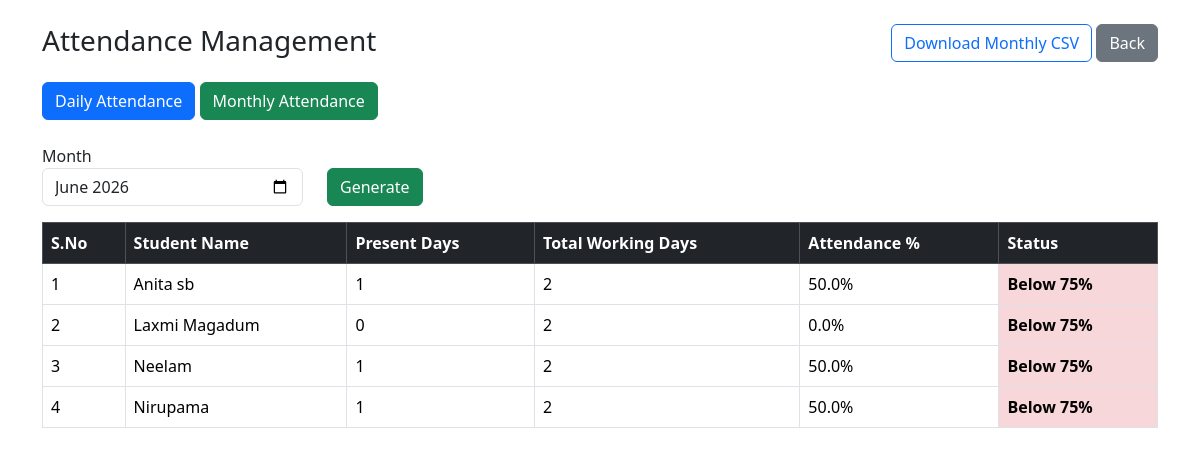
The page /attendance_record?period=monthly on the database its author committed.
### tables this page shows
CREATE TABLE students (
                    id INTEGER PRIMARY KEY AUTOINCREMENT,
                    name TEXT NOT NULL,
                    roll TEXT,
                    class TEXT,
                    section TEXT,
                    reg_no TEXT,
                    created_at TEXT
                );

### app.py (the view, shortened to what this page needs)
@app.route("/attendance_record", methods=["GET"])
def attendance_record():
    period = request.args.get("period", "daily")
    conn = sqlite3.connect(DB_PATH)
    c = conn.cursor()
    month = request.args.get(
        "month",
        datetime.date.today().strftime("%Y-%m")
    )
    c.execute("""
        SELECT id,name
        FROM students
        ORDER BY name
    """)
    students = c.fetchall()
    c.execute("""
        SELECT COUNT(DISTINCT DATE(timestamp))
        FROM attendance
        WHERE strftime('%Y-%m', timestamp)=?
    """, (month,))
    working_days = c.fetchone()[0]
    if working_days == 0:
        working_days = 1
    monthly_data = []
    for student in students:
        sid = student[0]
        name = student[1]
        c.execute("""
            SELECT COUNT(DISTINCT DATE(timestamp))
            FROM attendance
            WHERE student_id=?
            AND strftime('%Y-%m', timestamp)=?
        """, (sid, month))
        present_days = c.fetchone()[0]
        percentage = round(
            (present_days / working_days) * 100,
            2
        )
        monthly_data.append({
            "name": name,
            "present_days": present_days,
            "total_days": working_days,
            "percentage": percentage
        })
    conn.close()
    return render_template(
        "attendance_record.html",
        period="monthly",
        monthly_data=monthly_data,
        month=month
    )

### templates/attendance_record.html (shortened to what this page needs)
<!doctype html>
<html>
<head>
<link href="https://cdn.jsdelivr.net/npm/bootstrap@5.3.1/dist/css/bootstrap.min.css" rel="stylesheet">
</head>
<body>
<div class="container mt-4">
    <div class="d-flex justify-content-between mb-3">
        <h3>Attendance Management</h3>
        <div>
            {% if period == "daily" %}
<a class="btn btn-outline-primary"
   href="/download_csv?period=daily&selected_date={{ selected_date }}">
    Download Daily CSV
</a>
{% else %}
<a class="btn btn-outline-primary"
   href="/download_csv?period=monthly&month={{ month }}">
    Download Monthly CSV
</a>
{% endif %}
            <a href="/dashboard" class="btn btn-secondary">
                Back
            </a>
        </div>
    </div>
    <div class="mb-4">
        <a href="/attendance_record?period=daily"
           class="btn btn-primary">
            Daily Attendance
        </a>
        <a href="/attendance_record?period=monthly"
           class="btn btn-success">
            Monthly Attendance
        </a>
    </div>
    {% if period == "monthly" %}
    <form method="GET" action="/attendance_record">
        <div class="row mb-3">
            <div class="col-md-3">
                <label>Month</label>
                <input
                    type="month"
                    name="month"
                    class="form-control"
                    value="{{ month }}"
                >
            </div>
            <div class="col-md-2 mt-4">
                <button class="btn btn-success">
                    Generate
                </button>
            </div>
        </div>
    </form>
    <table class="table table-bordered">
        <thead class="table-dark">
        <tr>
            <th>S.No</th>
            <th>Student Name</th>
            <th>Present Days</th>
            <th>Total Working Days</th>
            <th>Attendance %</th>
            <th>Status</th>
        </tr>
        </thead>
        <tbody>
        {% for s in monthly_data %}
        <tr>
            <td>{{ loop.index }}</td>
            <td>{{ s.name }}</td>
            <td>{{ s.present_days }}</td>
            <td>{{ s.total_days }}</td>
            <td>{{ s.percentage }}%</td>
            <td
              class="{% if s.percentage >= 75 %}
                        good-attendance
                     {% else %}
                        low-attendance
                     {% endif %}">
                {% if s.percentage >= 75 %}
                    Eligible
                {% else %}
                    Below 75%
                {% endif %}
            </td>
        </tr>
        {% endfor %}
        </tbody>
    </table>
    {% endif %}
</div>
</body>
</html>

### templates/attendance_record.html (style rules this page uses)
.low-attendance { background:#f8d7da !important; color:#721c24; font-weight:bold; }

### rows shown on the page
students: name "Anita sb", present_days "1", total_days "2", percentage "50.0"
students: name "Laxmi Magadum", present_days "0", total_days "2", percentage "0.0"
students: name "Neelam", present_days "1", total_days "2", percentage "50.0"
students: name "Nirupama", present_days "1", total_days "2", percentage "50.0"
